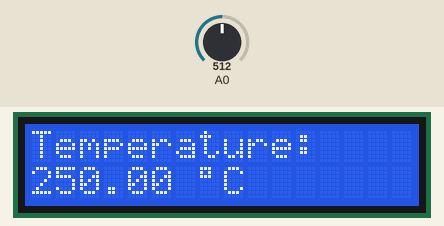
Recording of a sketch running on a simulated Arduino Uno, built with avr-gcc and run on an emulated ATmega328P. Parts: 16×2 character LCD. Inputs (shaded band) come from the test bench; at power-on: A0 = 512. What the sketch prints to the serial monitor is not drawn.

Above: at 1.2 s.
1.3 s: A0 set to 212
At 2.6 s:
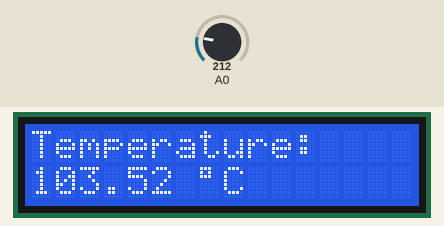
3.1 s: A0 set to 188
At 3.9 s:
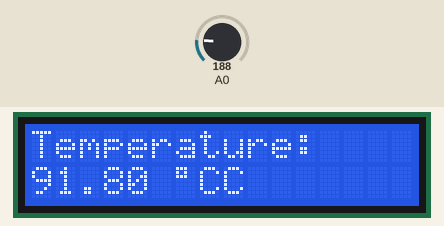
4.7 s: A0 set to 22
At 5.9 s:
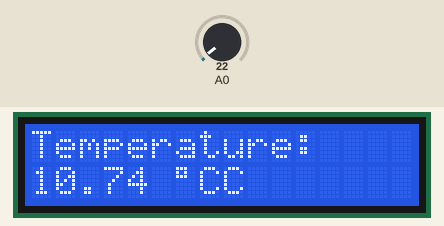
6.2 s: A0 set to 19
At 7.3 s:
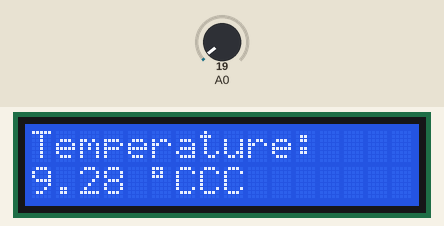
Timing chart, 0 to 8.8 s (numbered marks = the images above; inputs shaded):
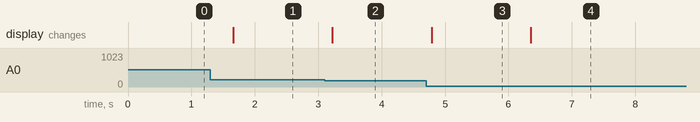

Measured:
- the behaviour switches between 205 and 204 on A0 (found by bisection; images 1 and 2)
- the behaviour switches between 21 and 20 on A0 (found by bisection; images 3 and 4)
- after the input at 1.3 s, the display: changes after 0.36 s (image 1)
- after the input at 3.1 s, the display: changes after 0.12 s (image 2)
- after the input at 4.7 s, the display: changes after 0.09 s (image 3)
- after the input at 6.2 s, the display: changes after 0.15 s (image 4)

The sketch:

lm35-detailed.ino
```cpp
#include <LiquidCrystal_I2C.h>

LiquidCrystal_I2C lcd(0x27,16,2);

void setup(){
  Serial.begin(9600);
  lcd.init();
  lcd.backlight();
}

void loop(){
    int rawData = analogRead(A0);
    float vcc = 5.0;
    float voltage = rawData * (vcc / 1024.0);
    float temperature = voltage * 100;

    Serial.print("Temperature: ");
    lcd.setCursor(0,0);
    lcd.print("Temperature: ");

    Serial.print(temperature);
    Serial.println(" *C");
    lcd.setCursor(0,1);
    lcd.print(temperature);
    lcd.print(" ");
    lcd.print(char(223));
    lcd.print("C");

    delay(500);
}
```
